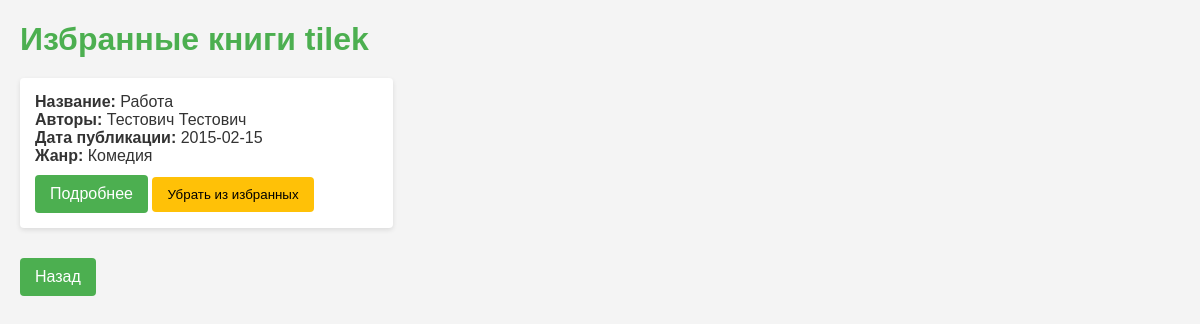
The app's page /favoritebooks/ (signed in) with its own data.
### app/models.py (models this page shows, shortened)
class CustomUser(AbstractUser):
    email = models.EmailField(verbose_name='Электронная почта', unique=True)
    USERNAME_FIELD = 'username'
    REQUIRED_FIELDS = ['email']
    class Meta:
        verbose_name = 'Пользователь'
        verbose_name_plural = 'Пользователи'

class FavoriteBook(models.Model):
    user = models.ForeignKey(CustomUser, verbose_name="Пользователь", on_delete=models.CASCADE)
    book = models.ForeignKey(Book, verbose_name="Книги", on_delete=models.CASCADE)
    class Meta:
        verbose_name = "Избранная книга"
        verbose_name_plural = "Избранные книги"
        unique_together = ('user', 'book')

class Book(models.Model):
    title = models.CharField("Название", max_length=100)
    summary = models.TextField("Краткое содержание", blank=True, null=True)
    isbn = models.IntegerField("ISBN", unique=True)
    author = models.ManyToManyField(Author, verbose_name="Автор")
    publication_date = models.DateField("Дата публикации")
    genre = models.ManyToManyField(Genre, verbose_name="Жанр")
    class Meta:
        verbose_name = "Книга"
        verbose_name_plural = "Книги"

class Author(models.Model):
    first_name = models.CharField("Имя", max_length=50)
    last_name = models.CharField("Фамилия", max_length=50)
    biography = models.TextField("Биография")
    date_of_birth = models.DateField("Дата рождения", null=True, blank=True)
    date_of_death = models.DateField("Дата смерти", null=True, blank=True)
    class Meta:
        verbose_name = "Автор"
        verbose_name_plural = "Авторы"

class Genre(models.Model):
    name = models.CharField(max_length=50, unique=True)

### app/views.py (the view)
# urls.py: path('favoritebooks/', FavoriteBookListView.as_view(), name='favorite_books'),
class FavoriteBookListView(ListView):
    model = FavoriteBook
    template_name = 'favorite_books.html'
    context_object_name = 'favorite_books'
    def get_queryset(self):
        return self.model.objects.filter(user=self.request.user).select_related('book')

### templates/favorite_books.html (shortened to what this page needs)
<!DOCTYPE html>
<html lang="ru">
<head>
</head>
<body>
    <h1>Избранные книги {{ request.user.username }}</h1>
    <div class="book-list">
        {% for favorite in favorite_books %}
            <div class="book-item">
                <strong>Название:</strong> {{ favorite.book.title }}<br>
                <strong>Авторы:</strong>
                {% if favorite.book.author.all %}
                    {% for author in favorite.book.author.all %}
                        {{ author.first_name }} {{ author.last_name }}{% if not forloop.last %}, {% endif %}
                    {% endfor %}
                {% else %}
                    Нет авторов
                {% endif %}<br>
                <strong>Дата публикации:</strong> {{ favorite.book.publication_date|date:'Y-m-d' }}<br>
                <strong>Жанр:</strong>
                {% for genre in favorite.book.genre.all %}
                    {{ genre.name }}{% if not forloop.last %}, {% endif %}
                {% endfor %}<br>
                <a href="{% url 'book_detail' favorite.book.id %}">Подробнее</a>
                <form action="{% url 'remove_from_favorites' favorite.id %}" method="post" style="display:inline;">
                    <button type="submit" style="background-color: #FFC107; border: none; cursor: pointer; padding: 10px 15px; border-radius: 4px;">Убрать из избранных</button>
                </form>
            </div>
        {% empty %}
            <div class="book-item no-books">Нет избранных книг</div>
        {% endfor %}
    </div>
    <div class="button-container">
        <a href="{% url 'index' %}">Назад</a>
    </div>
</body>
</html>

### templates/favorite_books.html (style rules this page uses)
body { font-family: Arial, sans-serif; margin: 20px; background-color: #f4f4f4; color: #333; }
h1 { margin-bottom: 20px; color: #4CAF50; }
.book-list { display: grid; grid-template-columns: repeat(3, 1fr); gap: 20px; }
.book-item { background-color: white; padding: 15px; border-radius: 4px; box-shadow: 0 2px 5px rgba(0, 0, 0, 0.1); }
a { display: inline-block; margin-top: 10px; padding: 10px 15px; background-color: #4CAF50; color: white; text-decoration: none; border-radius: 4px; }
.button-container { margin-top: 20px; }

### records on screen
CustomUser: user.username "tilek"
FavoriteBook: book "Работа", book.publication_date "2015-02-15"
Author: first_name "Тестович", last_name "Тестович"
Genre: name "Комедия"
